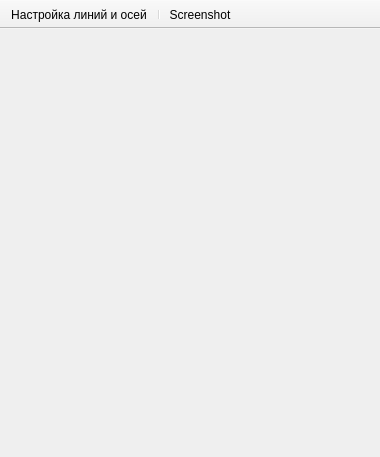
<?xml version="1.0" encoding="UTF-8"?>
<ui version="4.0">
 <class>Kv_DistributionClass</class>
 <widget class="QMainWindow" name="Kv_DistributionClass">
  <property name="geometry">
   <rect>
    <x>0</x>
    <y>0</y>
    <width>380</width>
    <height>457</height>
   </rect>
  </property>
  <property name="minimumSize">
   <size>
    <width>280</width>
    <height>365</height>
   </size>
  </property>
  <property name="windowTitle">
   <string>Гистограмма распределения Kv</string>
  </property>
  <widget class="QWidget" name="centralWidget">
   <widget class="QCustomPlot" name="plotArea" native="true">
    <property name="geometry">
     <rect>
      <x>0</x>
      <y>0</y>
      <width>380</width>
      <height>423</height>
     </rect>
    </property>
   </widget>
  </widget>
  <widget class="QToolBar" name="mainToolBar">
   <property name="contextMenuPolicy">
    <enum>Qt::PreventContextMenu</enum>
   </property>
   <property name="movable">
    <bool>false</bool>
   </property>
   <attribute name="toolBarArea">
    <enum>TopToolBarArea</enum>
   </attribute>
   <attribute name="toolBarBreak">
    <bool>false</bool>
   </attribute>
   <addaction name="Settings"/>
   <addaction name="separator"/>
   <addaction name="Screenshot"/>
  </widget>
  <action name="Settings">
   <property name="icon">
    <iconset resource="filebrowser.qrc">
     <normaloff>:/icons/icons/a_ChangeLine.xpm</normaloff>:/icons/icons/a_ChangeLine.xpm</iconset>
   </property>
   <property name="text">
    <string>Настройка линий и осей</string>
   </property>
   <property name="toolTip">
    <string>Настройка линий  и осей</string>
   </property>
  </action>
  <action name="Screenshot">
   <property name="icon">
    <iconset resource="filebrowser.qrc">
     <normaloff>:/icons/icons/a_Camera.xpm</normaloff>:/icons/icons/a_Camera.xpm</iconset>
   </property>
   <property name="text">
    <string>Screenshot</string>
   </property>
   <property name="toolTip">
    <string>Сохранить график (Ctrl+P)</string>
   </property>
   <property name="shortcut">
    <string>Ctrl+P</string>
   </property>
  </action>
 </widget>
 <layoutdefault spacing="6" margin="11"/>
 <customwidgets>
  <customwidget>
   <class>QCustomPlot</class>
   <extends>QWidget</extends>
   <header>qcustomplot.h</header>
   <container>1</container>
  </customwidget>
 </customwidgets>
 <resources>
  <include location="filebrowser.qrc"/>
 </resources>
 <connections/>
</ui>
